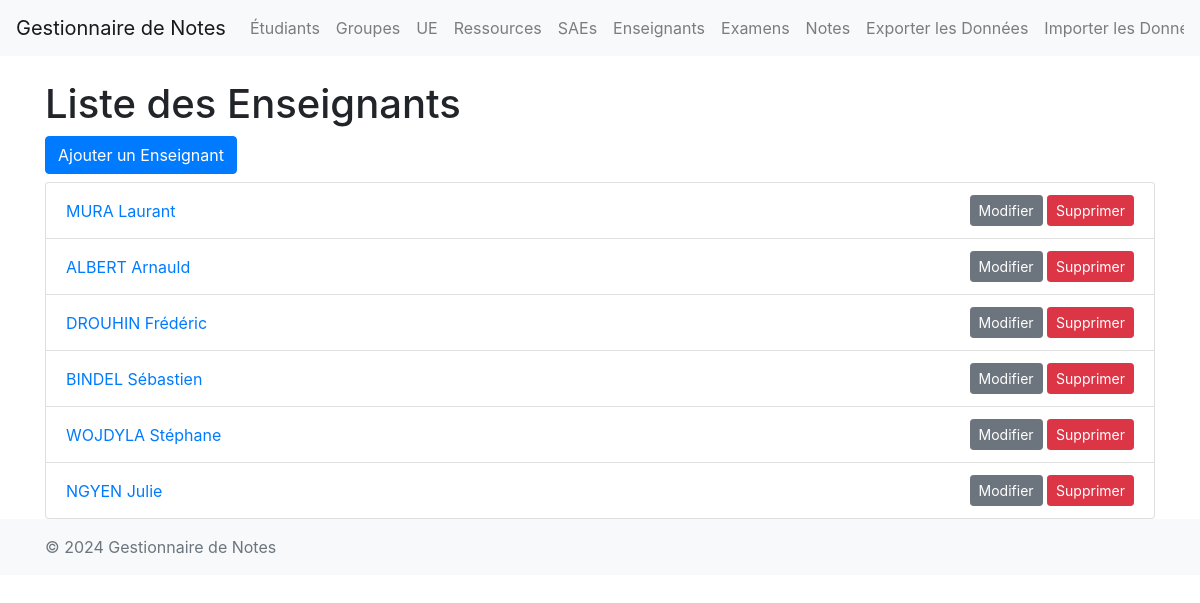
Before: /enseignants/ with the older database file.
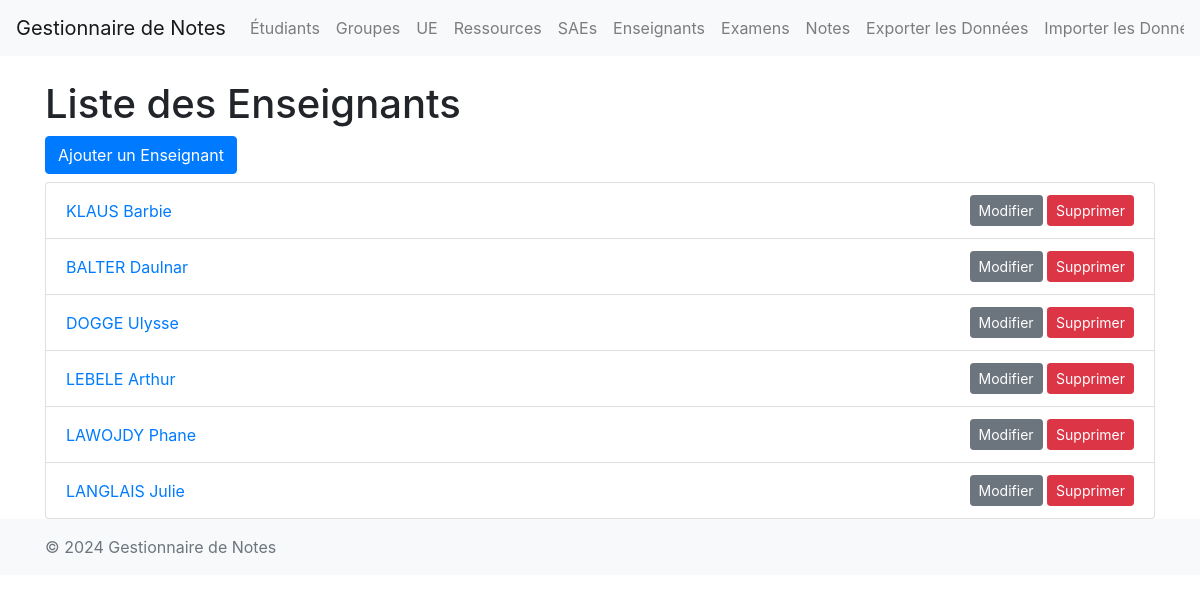
After: the same page with the newer database file.
### main/models.py (models this page shows, shortened)
class Enseignant(models.Model):
    numero_professeur = models.CharField(max_length=8)
    nom = models.CharField(max_length=100)
    prenom = models.CharField(max_length=100)
    email = models.EmailField()

### main/views.py (the view)
# urls.py: path('enseignants/', views.enseignant_list, name='enseignant_list'),
def enseignant_list(request):
    enseignants = Enseignant.objects.all()
    return render(request, 'main/enseignant_list.html', {'enseignants': enseignants})

### main/templates/main/enseignant_list.html (shortened to what this page needs)
{% extends "main/base.html" %}
{% block content %}
    <h1>Liste des Enseignants</h1>
    <a href="{% url 'enseignant_create' %}" class="btn btn-primary mb-2">Ajouter un Enseignant</a>
    <ul class="list-group">
        {% for enseignant in enseignants %}
            <li class="list-group-item d-flex justify-content-between align-items-center">
                <a href="{% url 'enseignant_detail' enseignant.pk %}">{{ enseignant.nom }} {{ enseignant.prenom }}</a>
                <div>
                    <a href="{% url 'enseignant_update' enseignant.pk %}" class="btn btn-secondary btn-sm">Modifier</a>
                    <a href="{% url 'enseignant_delete' enseignant.pk %}" class="btn btn-danger btn-sm">Supprimer</a>
                </div>
            </li>
        {% endfor %}
    </ul>
{% endblock %}

### main/templates/main/base.html (shortened to what this page needs)
<!DOCTYPE html>
<html lang="fr">
<head>
    {% load static %}
    <link rel="stylesheet" type="text/css" href="{% static 'main/bootstrap.min.css'%}">
</head>
<body>
    <nav class="navbar navbar-expand-lg navbar-light bg-light">
        <a class="navbar-brand" href="{% url 'index' %}">Gestionnaire de Notes</a>
        <div class="collapse navbar-collapse" id="navbarNav">
            <ul class="navbar-nav mr-auto">
                <li class="nav-item"><a class="nav-link" href="{% url 'etudiant_list' %}">Étudiants</a></li>
                <li class="nav-item"><a class="nav-link" href="{% url 'groupe_list' %}">Groupes</a></li>
                <li class="nav-item"><a class="nav-link" href="{% url 'ue_list' %}">UE</a></li>
                <li class="nav-item"><a class="nav-link" href="{% url 'ressource_list' %}">Ressources</a></li>
                <li class="nav-item"><a class="nav-link" href="{% url 'sae_list' %}">SAEs</a></li>
                <li class="nav-item"><a class="nav-link" href="{% url 'enseignant_list' %}">Enseignants</a></li>
                <li class="nav-item"><a class="nav-link" href="{% url 'examen_list' %}">Examens</a></li>
                <li class="nav-item"><a class="nav-link" href="{% url 'note_list' %}">Notes</a></li>
                <li class="nav-item"><a class="nav-link" href="{% url 'export_data' %}">Exporter les Données</a></li>
                <li class="nav-item"><a class="nav-link" href="{% url 'import_data' %}">Importer les Données</a></li>
            </ul>
        </div>
    </nav>
    <div class="container mt-4">
        {% block content %}
        {% endblock %}
    </div>
    <footer class="footer mt-auto py-3 bg-light">
        <div class="container">
            <span class="text-muted">© 2024 Gestionnaire de Notes</span>
        </div>
    </footer>
</body>
</html>

### main/templates/main/base.html (style rules this page uses)
.navbar-nav { display: flex; flex-wrap: nowrap; overflow-x: auto; -ms-overflow-style: none; scrollbar-width: none; }
.navbar-nav .nav-item { flex: 0 0 auto; }

Changed rows visible on the page:
removed Enseignant: nom "MURA", prenom "Laurant"
removed Enseignant: nom "DROUHIN", prenom "Frédéric"
added Enseignant: nom "KLAUS", prenom "Barbie"
changed Enseignant: nom "ALBERT" → "BALTER"; prenom "Arnauld" → "Daulnar"
added Enseignant: nom "DOGGE", prenom "Ulysse"
changed Enseignant: nom "BINDEL" → "LEBELE"; prenom "Sébastien" → "Arthur"
changed Enseignant: nom "WOJDYLA" → "LAWOJDY"; prenom "Stéphane" → "Phane"
changed Enseignant "Julie": nom "NGYEN" → "LANGLAIS"
